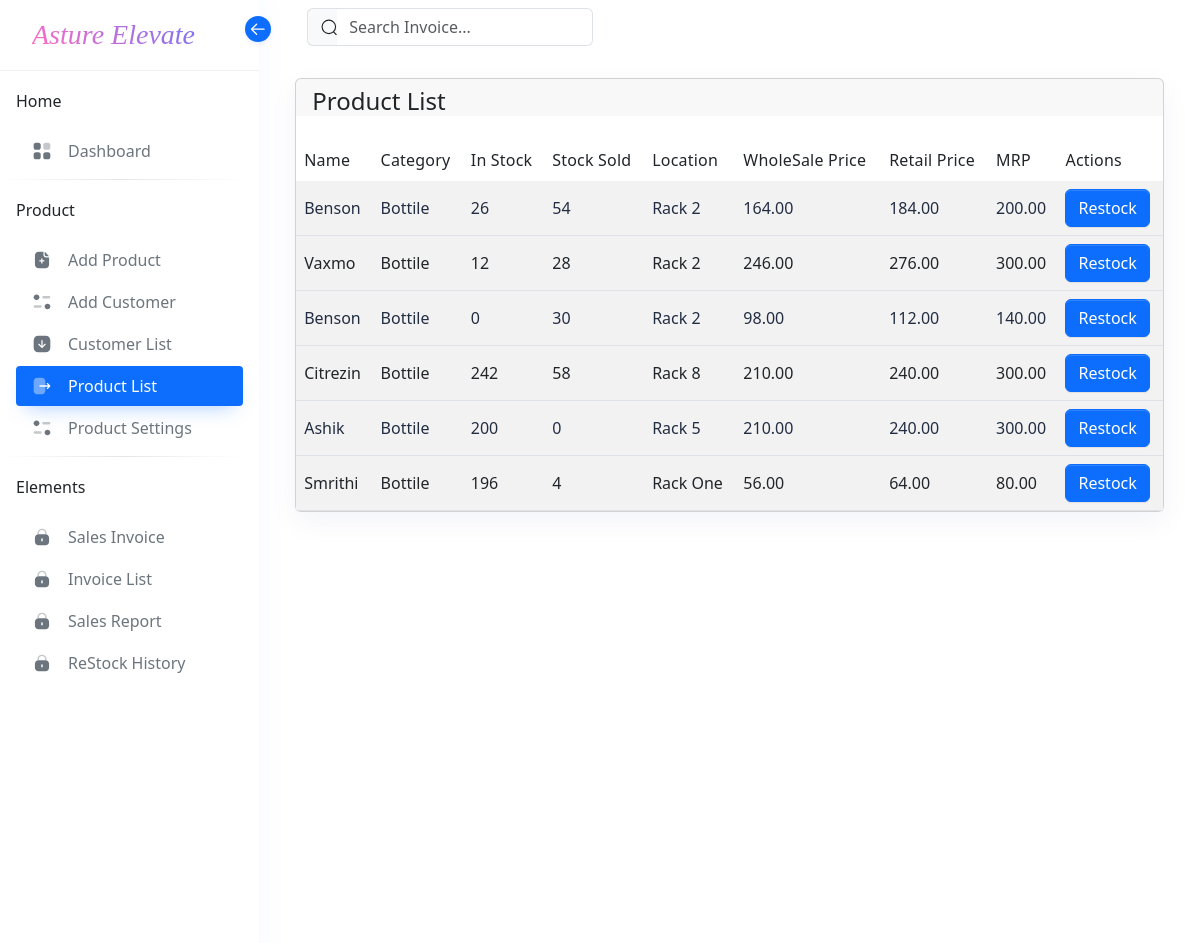
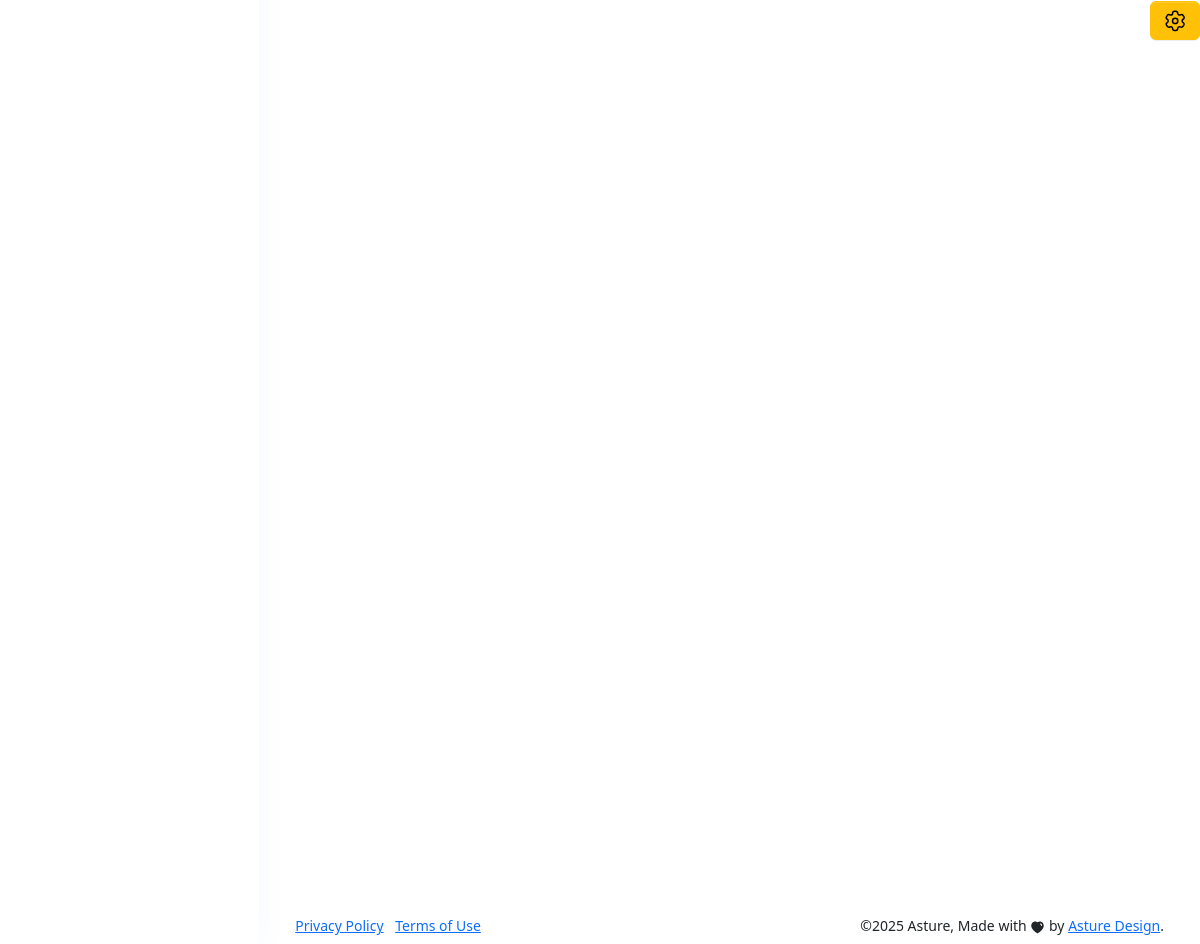
The app's page /Product/Product_List/ with its own data (2 pictures, top to bottom).
### Product/models.py (models this page shows, shortened)
class Product(models.Model):
    name = models.CharField(max_length=255)  # Medicine name
    medicine_type = models.ForeignKey(Category, on_delete=models.CASCADE)  # Medicine category
    unit = models.ForeignKey(Unit, on_delete=models.CASCADE)  # Unit of measurement
    tax_rate = models.DecimalField(max_digits=5, decimal_places=2)  # Tax rate (CGST + SGST)
    cess = models.DecimalField(max_digits=5, decimal_places=2, blank=True, null=True)  # Additional cess
    mrp = models.DecimalField(max_digits=10, decimal_places=2)  # Maximum Retail Price
    wholesale_price = models.DecimalField(max_digits=10, decimal_places=2)  # Wholesale price
    retail_price = models.DecimalField(max_digits=10, decimal_places=2)  # Retail price
    c_and_a_price = models.DecimalField(max_digits=10, decimal_places=2, blank=True, null=True)  # C and A price
    reorder_level = models.IntegerField(null=True)  # Threshold for reordering
    reorder_quantity = models.IntegerField(null=True)  # Quantity to reorder
    supplier_rate = models.DecimalField(max_digits=10, decimal_places=2)  # Rate from supplier
    location = models.CharField(max_length=255)  # Rack or location number
    supplier = models.ForeignKey(Supplier, on_delete=models.CASCADE)  # Supplier reference
    hsn_code = models.ForeignKey(HSNCode, on_delete=models.CASCADE)  # HSN code reference
    manufacturer_code = models.CharField(max_length=50, blank=True, null=True)  # Manufacturer code
    bar_code = models.CharField(max_length=50, blank=True, null=True)  # Bar code
    update_unit_cost = models.DecimalField(max_digits=10, decimal_places=2, blank=True, null=True)  # Updated unit cost
    stock_quantity = models.PositiveIntegerField(default=0)  # Available stock
    total_stock_added = models.PositiveIntegerField(default=0)  # Total stock ever added
    total_stock_cost = models.DecimalField(max_digits=10, decimal_places=2, default=0)  # Total money spent on restocking
    sold_quantity = models.PositiveIntegerField(default=0)  # Total quantity sold
    created_at = models.DateTimeField(auto_now_add=True)  # Record creation timestamp
    updated_at = models.DateTimeField(auto_now=True)  # Record update timestamp

class Category(models.Model):
    name = models.CharField(max_length=255)

### Product/views.py (the view)
# urls.py: path('Product_List/',Product_List,name='Product_List'),
def Product_List(request):
    data=Product.objects.all()
    suppliers = Supplier.objects.all()  # Fetch all suppliers
    context={
        "data":data,
         "suppliers": suppliers
    }
    return render(request,'Product_List.html',context)

### templates/Product_List.html (shortened to what this page needs)
{% extends 'base.html' %}
{% block content %}
<div class="row">
    <div class="col-sm-12">
        <div class="card">
            <div class="card-header d-flex justify-content-between">
                <div class="header-title">
                    <h4 class="card-title">Product List</h4>
                </div>
            </div>
            <div class="card-body p-0">
                <div class="table-responsive mt-4">
                    <table id="basic-table" class="table table-striped mb-0" role="grid">
                        <thead>
                            <tr>
                                <th>Name</th>
                                <th>Category</th>
                                <th>In Stock</th>
                                <th>Stock Sold</th>
                                <th>Location</th>
                                <th>WholeSale Price</th>
                                <th>Retail Price</th>
                                <th>MRP</th>
                                <th>Actions</th>
                            </tr>
                        </thead>
                        <tbody>
                            {% for i in data %}
                            <tr>
                                <td>{{ i.name }}</td>
                                <td>{{ i.medicine_type.name }}</td>
                                <td id="stock-{{ i.id }}">{{ i.stock_quantity }}</td>
                                <td>{{ i.sold_quantity }}</td>
                                <td>{{ i.location }}</td>
                                <td>{{ i.wholesale_price }}</td>
                                <td>{{ i.retail_price }}</td>
                                <td>{{ i.mrp }}</td>
                                <td>
                                    <button class="btn btn-primary restock-btn"
                                            data-id="{{ i.id }}"
                                            data-name="{{ i.name }}">
                                        Restock
                                    </button>
                                </td>
                            </tr>
                            {% endfor %}
                        </tbody>
                    </table>
                </div>
            </div>
        </div>
    </div>
</div>
<link rel="stylesheet" href="https://cdn.jsdelivr.net/npm/bootstrap@5.3.0/dist/css/bootstrap.min.css">
{% endblock %}

### records on screen
Product: name "Benson", medicine_type.name "Bottile", stock_quantity "26", sold_quantity "54", location "Rack 2", wholesale_price "164.00", retail_price "184.00", mrp "200.00"
Product: name "Vaxmo", medicine_type.name "Bottile", stock_quantity "12", sold_quantity "28", location "Rack 2", wholesale_price "246.00", retail_price "276.00", mrp "300.00"
Product: name "Benson", medicine_type.name "Bottile", stock_quantity "0", sold_quantity "30", location "Rack 2", wholesale_price "98.00", retail_price "112.00", mrp "140.00"
Product: name "Citrezin", medicine_type.name "Bottile", stock_quantity "242", sold_quantity "58", location "Rack 8", wholesale_price "210.00", retail_price "240.00", mrp "300.00"
Product: name "Ashik", medicine_type.name "Bottile", stock_quantity "200", sold_quantity "0", location "Rack 5", wholesale_price "210.00", retail_price "240.00", mrp "300.00"
Product: name "Smrithi", medicine_type.name "Bottile", stock_quantity "196", sold_quantity "4", location "Rack One", wholesale_price "56.00", retail_price "64.00", mrp "80.00"
